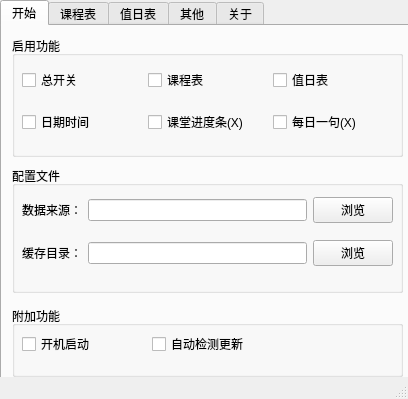
<?xml version="1.0" encoding="UTF-8"?>
<ui version="4.0">
 <class>MainWindow</class>
 <widget class="QMainWindow" name="MainWindow">
  <property name="geometry">
   <rect>
    <x>0</x>
    <y>0</y>
    <width>408</width>
    <height>399</height>
   </rect>
  </property>
  <property name="windowTitle">
   <string>MainWindow</string>
  </property>
  <widget class="QWidget" name="centralwidget">
   <widget class="QTabWidget" name="tabWidget">
    <property name="geometry">
     <rect>
      <x>0</x>
      <y>0</y>
      <width>411</width>
      <height>411</height>
     </rect>
    </property>
    <property name="tabPosition">
     <enum>QTabWidget::North</enum>
    </property>
    <property name="tabShape">
     <enum>QTabWidget::Rounded</enum>
    </property>
    <property name="currentIndex">
     <number>0</number>
    </property>
    <property name="elideMode">
     <enum>Qt::ElideNone</enum>
    </property>
    <widget class="QWidget" name="tab_1">
     <attribute name="title">
      <string>开始</string>
     </attribute>
     <widget class="QGroupBox" name="groupBox">
      <property name="geometry">
       <rect>
        <x>10</x>
        <y>10</y>
        <width>391</width>
        <height>121</height>
       </rect>
      </property>
      <property name="title">
       <string>启用功能</string>
      </property>
      <widget class="QWidget" name="layoutWidget">
       <property name="geometry">
        <rect>
         <x>10</x>
         <y>20</y>
         <width>371</width>
         <height>91</height>
        </rect>
       </property>
       <layout class="QGridLayout" name="gridLayout">
        <item row="0" column="0">
         <widget class="QCheckBox" name="checkBox_1">
          <property name="text">
           <string>总开关</string>
          </property>
         </widget>
        </item>
        <item row="0" column="1">
         <widget class="QCheckBox" name="checkBox_2">
          <property name="text">
           <string>课程表</string>
          </property>
         </widget>
        </item>
        <item row="0" column="2">
         <widget class="QCheckBox" name="checkBox_3">
          <property name="text">
           <string>值日表</string>
          </property>
         </widget>
        </item>
        <item row="1" column="0">
         <widget class="QCheckBox" name="checkBox_5">
          <property name="text">
           <string>日期时间</string>
          </property>
         </widget>
        </item>
        <item row="1" column="1">
         <widget class="QCheckBox" name="checkBox_4">
          <property name="text">
           <string>课堂进度条(X)</string>
          </property>
         </widget>
        </item>
        <item row="1" column="2">
         <widget class="QCheckBox" name="checkBox_6">
          <property name="text">
           <string>每日一句(X)</string>
          </property>
         </widget>
        </item>
       </layout>
      </widget>
     </widget>
     <widget class="QGroupBox" name="groupBox_2">
      <property name="geometry">
       <rect>
        <x>10</x>
        <y>140</y>
        <width>391</width>
        <height>127</height>
       </rect>
      </property>
      <property name="title">
       <string>配置文件</string>
      </property>
      <widget class="QWidget" name="layoutWidget">
       <property name="geometry">
        <rect>
         <x>10</x>
         <y>20</y>
         <width>371</width>
         <height>91</height>
        </rect>
       </property>
       <layout class="QGridLayout" name="gridLayout_2">
        <item row="0" column="0">
         <widget class="QLabel" name="label_1">
          <property name="text">
           <string>数据来源：</string>
          </property>
         </widget>
        </item>
        <item row="0" column="1">
         <widget class="QLineEdit" name="lineEdit_1"/>
        </item>
        <item row="0" column="2">
         <widget class="QPushButton" name="pushButton_1">
          <property name="text">
           <string>浏览</string>
          </property>
         </widget>
        </item>
        <item row="1" column="0">
         <widget class="QLabel" name="label_2">
          <property name="text">
           <string>缓存目录：</string>
          </property>
         </widget>
        </item>
        <item row="1" column="1">
         <widget class="QLineEdit" name="lineEdit_2"/>
        </item>
        <item row="1" column="2">
         <widget class="QPushButton" name="pushButton_2">
          <property name="text">
           <string>浏览</string>
          </property>
         </widget>
        </item>
       </layout>
      </widget>
     </widget>
     <widget class="QGroupBox" name="groupBox_7">
      <property name="geometry">
       <rect>
        <x>10</x>
        <y>280</y>
        <width>391</width>
        <height>71</height>
       </rect>
      </property>
      <property name="title">
       <string>附加功能</string>
      </property>
      <widget class="QCheckBox" name="checkBox">
       <property name="geometry">
        <rect>
         <x>10</x>
         <y>30</y>
         <width>71</width>
         <height>16</height>
        </rect>
       </property>
       <property name="text">
        <string>开机启动</string>
       </property>
      </widget>
      <widget class="QCheckBox" name="checkBox_7">
       <property name="geometry">
        <rect>
         <x>140</x>
         <y>30</y>
         <width>101</width>
         <height>16</height>
        </rect>
       </property>
       <property name="text">
        <string>自动检测更新</string>
       </property>
      </widget>
     </widget>
    </widget>
    <widget class="QWidget" name="tab_2">
     <attribute name="title">
      <string>课程表</string>
     </attribute>
     <widget class="QGroupBox" name="groupBox_3">
      <property name="geometry">
       <rect>
        <x>20</x>
        <y>10</y>
        <width>361</width>
        <height>51</height>
       </rect>
      </property>
      <property name="title">
       <string>时令</string>
      </property>
      <widget class="QRadioButton" name="radioButton">
       <property name="geometry">
        <rect>
         <x>50</x>
         <y>20</y>
         <width>89</width>
         <height>16</height>
        </rect>
       </property>
       <property name="text">
        <string>夏令时</string>
       </property>
      </widget>
      <widget class="QRadioButton" name="radioButton_2">
       <property name="geometry">
        <rect>
         <x>250</x>
         <y>20</y>
         <width>61</width>
         <height>16</height>
        </rect>
       </property>
       <property name="text">
        <string>冬令时</string>
       </property>
      </widget>
     </widget>
     <widget class="QGroupBox" name="groupBox_4">
      <property name="geometry">
       <rect>
        <x>20</x>
        <y>70</y>
        <width>361</width>
        <height>61</height>
       </rect>
      </property>
      <property name="title">
       <string>边框</string>
      </property>
      <widget class="QLabel" name="label">
       <property name="geometry">
        <rect>
         <x>10</x>
         <y>20</y>
         <width>31</width>
         <height>16</height>
        </rect>
       </property>
       <property name="text">
        <string>颜色</string>
       </property>
      </widget>
      <widget class="QLineEdit" name="lineEdit">
       <property name="geometry">
        <rect>
         <x>40</x>
         <y>20</y>
         <width>101</width>
         <height>20</height>
        </rect>
       </property>
      </widget>
      <widget class="QSlider" name="horizontalSlider">
       <property name="geometry">
        <rect>
         <x>210</x>
         <y>20</y>
         <width>101</width>
         <height>22</height>
        </rect>
       </property>
       <property name="orientation">
        <enum>Qt::Horizontal</enum>
       </property>
      </widget>
      <widget class="QLabel" name="label_3">
       <property name="geometry">
        <rect>
         <x>180</x>
         <y>20</y>
         <width>31</width>
         <height>16</height>
        </rect>
       </property>
       <property name="text">
        <string>粗细</string>
       </property>
      </widget>
      <widget class="QLabel" name="label_4">
       <property name="geometry">
        <rect>
         <x>320</x>
         <y>20</y>
         <width>54</width>
         <height>21</height>
        </rect>
       </property>
       <property name="text">
        <string>0</string>
       </property>
      </widget>
     </widget>
     <widget class="QGroupBox" name="groupBox_5">
      <property name="geometry">
       <rect>
        <x>20</x>
        <y>140</y>
        <width>361</width>
        <height>91</height>
       </rect>
      </property>
      <property name="title">
       <string>填充</string>
      </property>
     </widget>
     <widget class="QGroupBox" name="groupBox_6">
      <property name="geometry">
       <rect>
        <x>20</x>
        <y>240</y>
        <width>361</width>
        <height>101</height>
       </rect>
      </property>
      <property name="title">
       <string>文字</string>
      </property>
     </widget>
    </widget>
    <widget class="QWidget" name="tab_3">
     <attribute name="title">
      <string>值日表</string>
     </attribute>
    </widget>
    <widget class="QWidget" name="tab_4">
     <attribute name="title">
      <string>其他</string>
     </attribute>
    </widget>
    <widget class="QWidget" name="tab_5">
     <attribute name="title">
      <string>关于</string>
     </attribute>
    </widget>
   </widget>
  </widget>
  <widget class="QStatusBar" name="statusbar"/>
 </widget>
 <resources/>
 <connections/>
</ui>
